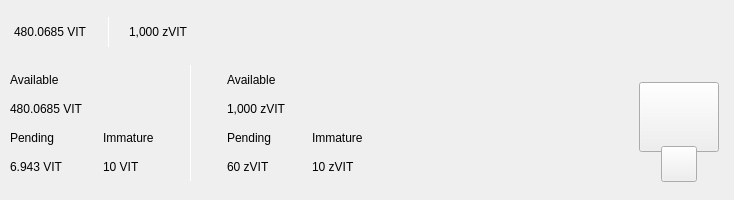
<?xml version="1.0" encoding="UTF-8"?>
<ui version="4.0">
 <class>TopBar</class>
 <widget class="QWidget" name="TopBar">
  <property name="geometry">
   <rect>
    <x>0</x>
    <y>0</y>
    <width>734</width>
    <height>200</height>
   </rect>
  </property>
  <property name="minimumSize">
   <size>
    <width>0</width>
    <height>200</height>
   </size>
  </property>
  <property name="maximumSize">
   <size>
    <width>16777215</width>
    <height>200</height>
   </size>
  </property>
  <property name="windowTitle">
   <string>Form</string>
  </property>
  <layout class="QVBoxLayout" name="verticalLayout_10" stretch="0">
   <property name="spacing">
    <number>0</number>
   </property>
   <property name="leftMargin">
    <number>0</number>
   </property>
   <property name="topMargin">
    <number>0</number>
   </property>
   <property name="rightMargin">
    <number>0</number>
   </property>
   <property name="bottomMargin">
    <number>0</number>
   </property>
   <item>
    <widget class="PFBorderImage" name="containerTop" native="true">
     <layout class="QVBoxLayout" name="verticalLayout_11">
      <property name="spacing">
       <number>0</number>
      </property>
      <property name="leftMargin">
       <number>0</number>
      </property>
      <property name="topMargin">
       <number>0</number>
      </property>
      <property name="rightMargin">
       <number>0</number>
      </property>
      <property name="bottomMargin">
       <number>0</number>
      </property>
      <item>
       <widget class="QWidget" name="top_container_2" native="true">
        <property name="minimumSize">
         <size>
          <width>0</width>
          <height>65</height>
         </size>
        </property>
        <layout class="QHBoxLayout" name="top_container">
         <property name="spacing">
          <number>0</number>
         </property>
         <property name="leftMargin">
          <number>14</number>
         </property>
         <property name="topMargin">
          <number>0</number>
         </property>
         <property name="rightMargin">
          <number>14</number>
         </property>
         <property name="bottomMargin">
          <number>0</number>
         </property>
         <item alignment="Qt::AlignVCenter">
          <widget class="QWidget" name="widgetTopAmount" native="true">
           <property name="sizePolicy">
            <sizepolicy hsizetype="Preferred" vsizetype="Maximum">
             <horstretch>0</horstretch>
             <verstretch>0</verstretch>
            </sizepolicy>
           </property>
           <layout class="QHBoxLayout" name="horizontalLayout_5">
            <property name="spacing">
             <number>0</number>
            </property>
            <property name="leftMargin">
             <number>0</number>
            </property>
            <property name="topMargin">
             <number>0</number>
            </property>
            <property name="rightMargin">
             <number>0</number>
            </property>
            <property name="bottomMargin">
             <number>0</number>
            </property>
            <item alignment="Qt::AlignTop">
             <widget class="QLabel" name="labelAmountTopVit">
              <property name="minimumSize">
               <size>
                <width>0</width>
                <height>36</height>
               </size>
              </property>
              <property name="styleSheet">
               <string notr="true">padding:0px;margin:0px;</string>
              </property>
              <property name="text">
               <string>480.0685 VIT</string>
              </property>
             </widget>
            </item>
            <item>
             <spacer name="horizontalSpacer_11">
              <property name="orientation">
               <enum>Qt::Horizontal</enum>
              </property>
              <property name="sizeType">
               <enum>QSizePolicy::Fixed</enum>
              </property>
              <property name="sizeHint" stdset="0">
               <size>
                <width>20</width>
                <height>20</height>
               </size>
              </property>
             </spacer>
            </item>
            <item alignment="Qt::AlignVCenter">
             <widget class="QLabel" name="label_16">
              <property name="minimumSize">
               <size>
                <width>1</width>
                <height>30</height>
               </size>
              </property>
              <property name="maximumSize">
               <size>
                <width>1</width>
                <height>30</height>
               </size>
              </property>
              <property name="styleSheet">
               <string notr="true">background-color:white;
padding:0px;
border:none;</string>
              </property>
              <property name="text">
               <string/>
              </property>
             </widget>
            </item>
            <item>
             <spacer name="horizontalSpacer_12">
              <property name="orientation">
               <enum>Qt::Horizontal</enum>
              </property>
              <property name="sizeType">
               <enum>QSizePolicy::Fixed</enum>
              </property>
              <property name="sizeHint" stdset="0">
               <size>
                <width>20</width>
                <height>20</height>
               </size>
              </property>
             </spacer>
            </item>
            <item alignment="Qt::AlignTop">
             <widget class="QLabel" name="labelAmountTopzVit">
              <property name="minimumSize">
               <size>
                <width>0</width>
                <height>36</height>
               </size>
              </property>
              <property name="text">
               <string>1,000 zVIT</string>
              </property>
             </widget>
            </item>
           </layout>
          </widget>
         </item>
         <item>
          <spacer name="horizontalSpacer">
           <property name="orientation">
            <enum>Qt::Horizontal</enum>
           </property>
           <property name="sizeHint" stdset="0">
            <size>
             <width>40</width>
             <height>20</height>
            </size>
           </property>
          </spacer>
         </item>
         <item>
          <layout class="QHBoxLayout" name="horizontalLayout_4">
           <property name="spacing">
            <number>12</number>
           </property>
           <property name="rightMargin">
            <number>0</number>
           </property>
           <item alignment="Qt::AlignRight">
            <widget class="QWidget" name="layoutSync" native="true">
             <property name="minimumSize">
              <size>
               <width>0</width>
               <height>36</height>
              </size>
             </property>
             <property name="maximumSize">
              <size>
               <width>16777215</width>
               <height>36</height>
              </size>
             </property>
             <layout class="QVBoxLayout" name="verticalLayout_9">
              <property name="leftMargin">
               <number>0</number>
              </property>
              <property name="topMargin">
               <number>0</number>
              </property>
              <property name="rightMargin">
               <number>0</number>
              </property>
              <property name="bottomMargin">
               <number>0</number>
              </property>
              <item>
               <widget class="ExpandableButton" name="pushButtonSync" native="true">
                <property name="minimumSize">
                 <size>
                  <width>36</width>
                  <height>36</height>
                 </size>
                </property>
                <property name="maximumSize">
                 <size>
                  <width>16777215</width>
                  <height>36</height>
                 </size>
                </property>
               </widget>
              </item>
             </layout>
            </widget>
           </item>
           <item>
            <widget class="ExpandableButton" name="pushButtonStack" native="true">
             <property name="minimumSize">
              <size>
               <width>36</width>
               <height>36</height>
              </size>
             </property>
            </widget>
           </item>
           <item>
            <widget class="ExpandableButton" name="pushButtonColdStaking" native="true">
             <property name="minimumSize">
              <size>
               <width>36</width>
               <height>36</height>
              </size>
             </property>
            </widget>
           </item>
           <item>
            <widget class="ExpandableButton" name="pushButtonConnection" native="true">
             <property name="minimumSize">
              <size>
               <width>36</width>
               <height>36</height>
              </size>
             </property>
            </widget>
           </item>
           <item>
            <widget class="ExpandableButton" name="pushButtonLock" native="true">
             <property name="sizePolicy">
              <sizepolicy hsizetype="Expanding" vsizetype="Expanding">
               <horstretch>0</horstretch>
               <verstretch>0</verstretch>
              </sizepolicy>
             </property>
             <property name="minimumSize">
              <size>
               <width>36</width>
               <height>0</height>
              </size>
             </property>
            </widget>
           </item>
           <item>
            <widget class="ExpandableButton" name="pushButtonTheme" native="true">
             <property name="minimumSize">
              <size>
               <width>36</width>
               <height>36</height>
              </size>
             </property>
             <property name="maximumSize">
              <size>
               <width>16777215</width>
               <height>36</height>
              </size>
             </property>
            </widget>
           </item>
           <item>
            <widget class="ExpandableButton" name="pushButtonFAQ" native="true">
             <property name="minimumSize">
              <size>
               <width>36</width>
               <height>36</height>
              </size>
             </property>
            </widget>
           </item>
          </layout>
         </item>
        </layout>
       </widget>
      </item>
      <item>
       <widget class="QWidget" name="bottom_container" native="true">
        <property name="minimumSize">
         <size>
          <width>0</width>
          <height>135</height>
         </size>
        </property>
        <layout class="QHBoxLayout" name="botton_container">
         <property name="leftMargin">
          <number>10</number>
         </property>
         <property name="topMargin">
          <number>0</number>
         </property>
         <property name="rightMargin">
          <number>10</number>
         </property>
         <property name="bottomMargin">
          <number>10</number>
         </property>
         <item>
          <layout class="QHBoxLayout" name="horizontalLayout_3">
           <property name="bottomMargin">
            <number>9</number>
           </property>
           <item>
            <layout class="QVBoxLayout" name="verticalLayout_7">
             <property name="spacing">
              <number>0</number>
             </property>
             <property name="leftMargin">
              <number>0</number>
             </property>
             <property name="rightMargin">
              <number>30</number>
             </property>
             <item>
              <layout class="QVBoxLayout" name="verticalLayout_2">
               <item>
                <widget class="QLabel" name="labelTitle1">
                 <property name="text">
                  <string>Available</string>
                 </property>
                </widget>
               </item>
               <item>
                <widget class="QLabel" name="labelAmountVit">
                 <property name="text">
                  <string>480.0685 VIT</string>
                 </property>
                </widget>
               </item>
              </layout>
             </item>
             <item>
              <layout class="QHBoxLayout" name="horizontalLayout_2">
               <property name="spacing">
                <number>0</number>
               </property>
               <item>
                <layout class="QVBoxLayout" name="verticalLayout_3">
                 <item>
                  <widget class="QLabel" name="labelTitle3">
                   <property name="text">
                    <string>Pending</string>
                   </property>
                  </widget>
                 </item>
                 <item>
                  <widget class="QLabel" name="labelPendingVit">
                   <property name="text">
                    <string>6.943 VIT</string>
                   </property>
                  </widget>
                 </item>
                </layout>
               </item>
               <item>
                <spacer name="horizontalSpacer_3">
                 <property name="orientation">
                  <enum>Qt::Horizontal</enum>
                 </property>
                 <property name="sizeType">
                  <enum>QSizePolicy::Fixed</enum>
                 </property>
                 <property name="sizeHint" stdset="0">
                  <size>
                   <width>40</width>
                   <height>20</height>
                  </size>
                 </property>
                </spacer>
               </item>
               <item>
                <layout class="QVBoxLayout" name="verticalLayout_4">
                 <item>
                  <widget class="QLabel" name="labelTitle4">
                   <property name="text">
                    <string>Immature</string>
                   </property>
                  </widget>
                 </item>
                 <item>
                  <widget class="QLabel" name="labelImmatureVit">
                   <property name="text">
                    <string>10 VIT</string>
                   </property>
                  </widget>
                 </item>
                </layout>
               </item>
              </layout>
             </item>
            </layout>
           </item>
           <item>
            <widget class="QLabel" name="label_9">
             <property name="minimumSize">
              <size>
               <width>1</width>
               <height>100</height>
              </size>
             </property>
             <property name="maximumSize">
              <size>
               <width>1</width>
               <height>16777215</height>
              </size>
             </property>
             <property name="styleSheet">
              <string notr="true">background-color:white;
padding:0px;
border:none;</string>
             </property>
             <property name="text">
              <string/>
             </property>
            </widget>
           </item>
           <item>
            <layout class="QVBoxLayout" name="verticalLayout_8">
             <property name="spacing">
              <number>0</number>
             </property>
             <property name="leftMargin">
              <number>30</number>
             </property>
             <item>
              <layout class="QVBoxLayout" name="verticalLayout">
               <item>
                <widget class="QLabel" name="labelTitle2">
                 <property name="text">
                  <string>Available</string>
                 </property>
                </widget>
               </item>
               <item>
                <widget class="QLabel" name="labelAmountzVit">
                 <property name="text">
                  <string>1,000 zVIT</string>
                 </property>
                </widget>
               </item>
              </layout>
             </item>
             <item>
              <layout class="QHBoxLayout" name="horizontalLayout">
               <property name="spacing">
                <number>0</number>
               </property>
               <item>
                <layout class="QVBoxLayout" name="verticalLayout_5">
                 <item>
                  <widget class="QLabel" name="labelTitle5">
                   <property name="text">
                    <string>Pending</string>
                   </property>
                  </widget>
                 </item>
                 <item>
                  <widget class="QLabel" name="labelPendingzVit">
                   <property name="text">
                    <string>60 zVIT</string>
                   </property>
                  </widget>
                 </item>
                </layout>
               </item>
               <item>
                <spacer name="horizontalSpacer_4">
                 <property name="orientation">
                  <enum>Qt::Horizontal</enum>
                 </property>
                 <property name="sizeType">
                  <enum>QSizePolicy::Fixed</enum>
                 </property>
                 <property name="sizeHint" stdset="0">
                  <size>
                   <width>40</width>
                   <height>20</height>
                  </size>
                 </property>
                </spacer>
               </item>
               <item>
                <layout class="QVBoxLayout" name="verticalLayout_6">
                 <item>
                  <widget class="QLabel" name="labelTitle6">
                   <property name="text">
                    <string>Immature</string>
                   </property>
                  </widget>
                 </item>
                 <item>
                  <widget class="QLabel" name="labelImmaturezVit">
                   <property name="text">
                    <string>10 zVIT</string>
                   </property>
                  </widget>
                 </item>
                </layout>
               </item>
              </layout>
             </item>
            </layout>
           </item>
          </layout>
         </item>
         <item>
          <spacer name="horizontalSpacer_2">
           <property name="orientation">
            <enum>Qt::Horizontal</enum>
           </property>
           <property name="sizeHint" stdset="0">
            <size>
             <width>40</width>
             <height>20</height>
            </size>
           </property>
          </spacer>
         </item>
         <item alignment="Qt::AlignHCenter|Qt::AlignVCenter">
          <widget class="QWidget" name="qrContainer" native="true">
           <property name="sizePolicy">
            <sizepolicy hsizetype="Preferred" vsizetype="Minimum">
             <horstretch>0</horstretch>
             <verstretch>0</verstretch>
            </sizepolicy>
           </property>
           <property name="minimumSize">
            <size>
             <width>90</width>
             <height>110</height>
            </size>
           </property>
           <property name="maximumSize">
            <size>
             <width>90</width>
             <height>110</height>
            </size>
           </property>
           <layout class="QVBoxLayout" name="containerQR">
            <property name="spacing">
             <number>0</number>
            </property>
            <property name="leftMargin">
             <number>5</number>
            </property>
            <property name="topMargin">
             <number>10</number>
            </property>
            <property name="rightMargin">
             <number>5</number>
            </property>
            <property name="bottomMargin">
             <number>0</number>
            </property>
            <item>
             <widget class="QPushButton" name="btnQr">
              <property name="minimumSize">
               <size>
                <width>70</width>
                <height>70</height>
               </size>
              </property>
              <property name="maximumSize">
               <size>
                <width>16777215</width>
                <height>70</height>
               </size>
              </property>
              <property name="focusPolicy">
               <enum>Qt::NoFocus</enum>
              </property>
              <property name="text">
               <string/>
              </property>
              <property name="iconSize">
               <size>
                <width>70</width>
                <height>70</height>
               </size>
              </property>
             </widget>
            </item>
            <item>
             <spacer name="verticalSpacer">
              <property name="orientation">
               <enum>Qt::Vertical</enum>
              </property>
              <property name="sizeType">
               <enum>QSizePolicy::Fixed</enum>
              </property>
              <property name="sizeHint" stdset="0">
               <size>
                <width>20</width>
                <height>20</height>
               </size>
              </property>
             </spacer>
            </item>
            <item alignment="Qt::AlignHCenter|Qt::AlignBottom">
             <widget class="QPushButton" name="pushButtonQR">
              <property name="minimumSize">
               <size>
                <width>36</width>
                <height>36</height>
               </size>
              </property>
              <property name="maximumSize">
               <size>
                <width>36</width>
                <height>36</height>
               </size>
              </property>
              <property name="focusPolicy">
               <enum>Qt::NoFocus</enum>
              </property>
              <property name="text">
               <string/>
              </property>
             </widget>
            </item>
           </layout>
          </widget>
         </item>
        </layout>
       </widget>
      </item>
     </layout>
    </widget>
   </item>
  </layout>
 </widget>
 <customwidgets>
  <customwidget>
   <class>ExpandableButton</class>
   <extends>QWidget</extends>
   <header>qt/vitae/expandablebutton.h</header>
   <container>1</container>
  </customwidget>
  <customwidget>
   <class>PFBorderImage</class>
   <extends>QFrame</extends>
   <header>qt/vitae/pfborderimage.h</header>
   <container>1</container>
  </customwidget>
 </customwidgets>
 <resources/>
 <connections/>
</ui>
